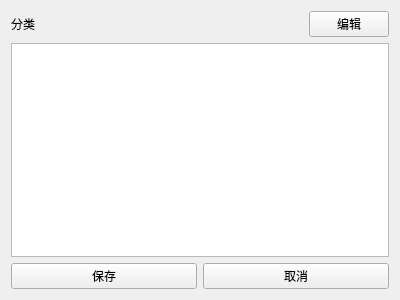
<?xml version="1.0" encoding="UTF-8"?>
<ui version="4.0">
 <class>FavoriteFold</class>
 <widget class="QWidget" name="FavoriteFold">
  <property name="geometry">
   <rect>
    <x>0</x>
    <y>0</y>
    <width>400</width>
    <height>300</height>
   </rect>
  </property>
  <property name="windowTitle">
   <string>Form</string>
  </property>
  <layout class="QVBoxLayout" name="verticalLayout">
   <item>
    <layout class="QHBoxLayout" name="horizontalLayout">
     <item>
      <widget class="QLabel" name="label">
       <property name="text">
        <string>分类</string>
       </property>
      </widget>
     </item>
     <item>
      <spacer name="horizontalSpacer">
       <property name="orientation">
        <enum>Qt::Horizontal</enum>
       </property>
       <property name="sizeHint" stdset="0">
        <size>
         <width>40</width>
         <height>20</height>
        </size>
       </property>
      </spacer>
     </item>
     <item>
      <widget class="QPushButton" name="editButton">
       <property name="text">
        <string>编辑</string>
       </property>
      </widget>
     </item>
    </layout>
   </item>
   <item>
    <widget class="QListWidget" name="listWidget"/>
   </item>
   <item>
    <layout class="QHBoxLayout" name="horizontalLayout_2">
     <item>
      <widget class="QPushButton" name="saveButton">
       <property name="text">
        <string>保存</string>
       </property>
      </widget>
     </item>
     <item>
      <widget class="QPushButton" name="closeButton">
       <property name="text">
        <string>取消</string>
       </property>
      </widget>
     </item>
    </layout>
   </item>
  </layout>
 </widget>
 <resources/>
 <connections/>
</ui>
